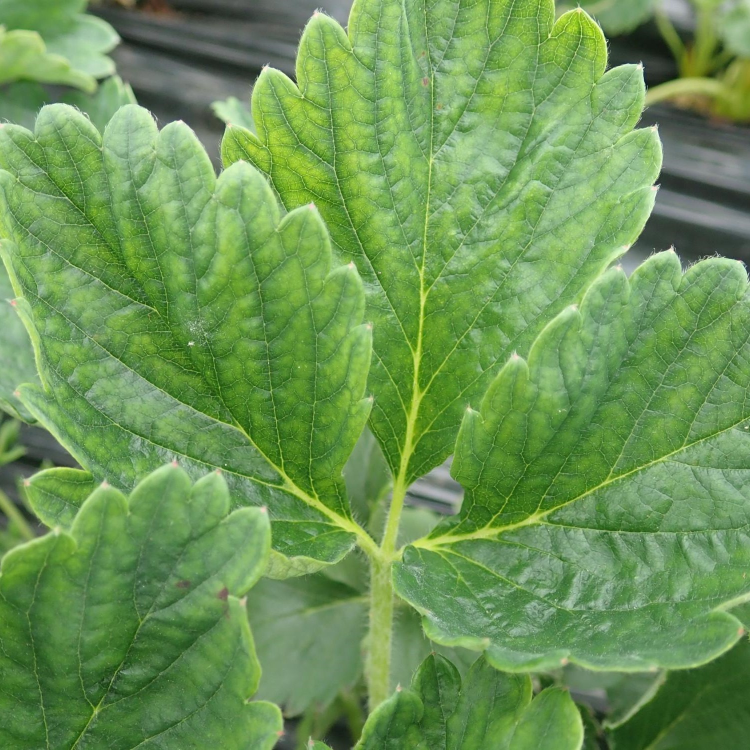
#> input picture test.JPG, 1500 x 1500 px (shown at 1/2 size)
$ python generate_roi_example.py
#> lines starting #> are read from the running program, lines starting #| are printed output that depends on the picture
### scripts/generate_assets/_common.py
"""Shared helpers for the documentation asset generators.

Every generator in this directory is deterministic: fixed ``z``, fixed
aperture, fixed seeds, no wall-clock or random state. Re-running them
reproduces byte-identical figures.

Paths are always resolved relative to the repository root, so the scripts work
from any working directory and contain no absolute paths.
"""

from pathlib import Path

import matplotlib

matplotlib.use("Agg")  # headless: never opens a window

import matplotlib.pyplot as plt  # noqa: E402
import numpy as np  # noqa: E402
from PIL import Image  # noqa: E402

REPO_ROOT = Path(__file__).resolve().parents[2]
ASSETS = REPO_ROOT / "docs" / "assets"
SAMPLE = REPO_ROOT / "test.JPG"

#: Figures are rendered at this resolution unless a script overrides it.
#: ~96 dpi keeps every figure around 1000-1200 px wide, which is more than
#: GitHub renders, while keeping the files small.
DPI = 96

#: Parameters shared across figures so the docs tell a consistent story.
SIZE = 512
Z_DEMO = 41.0
APERTURE_DEMO = 0.01

_STYLE = {
    "figure.facecolor": "white",
    "savefig.facecolor": "white",
    "axes.titlesize": 10,
    "axes.labelsize": 9,
    "font.size": 9,
    "figure.dpi": DPI,
    "savefig.dpi": DPI,
    "savefig.bbox": "tight",
    "savefig.pad_inches": 0.15,
}


def use_style():
    plt.rcParams.update(_STYLE)


def sample_image(size=SIZE):
    """Load the bundled sample as an RGB PIL image.

    Falls back to a deterministic synthetic texture if the sample is missing,
    so the generators never hard-fail on a fresh checkout.
    """
#> called with size = 512
    if SAMPLE.exists():
        return Image.open(SAMPLE).convert("RGB").resize((size, size))
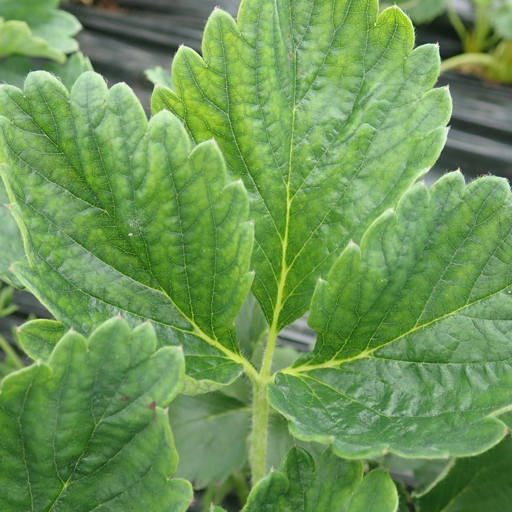
#> returned value: PIL image 512x512 RGB; mean R, G, B 107.9, 149.7, 85.1
    rng = np.random.default_rng(0)
    xs, ys = np.meshgrid(np.arange(size), np.arange(size), indexing="xy")
    base = (
        128
        + 60 * np.sin(xs / 23.0)
        + 40 * np.cos(ys / 17.0)
        + rng.normal(0, 12, (size, size))
    )
    stack = np.dstack([base, base * 0.85 + 20, base * 0.7 + 35])
    return Image.fromarray(np.clip(stack, 0, 255).astype(np.uint8), "RGB")


# [6 lines left out: function log_spectrum, not called in this run]


def show(ax, data, title=None, cmap=None, vmin=None, vmax=None):
    """Draw an image panel with no ticks."""
    handle = ax.imshow(data, cmap=cmap, vmin=vmin, vmax=vmax, interpolation="nearest")
    ax.set_xticks([])
    ax.set_yticks([])
    if title:
        ax.set_title(title)
    return handle


def save(fig, name):
    """Save into docs/assets, re-compress, and report the resulting size."""
    ASSETS.mkdir(parents=True, exist_ok=True)
    path = ASSETS / name
    fig.savefig(path)
    plt.close(fig)

    # matplotlib's PNG writer leaves a lot on the table; a re-save with
    # optimize=True typically removes 15-25% with no quality change.
    with Image.open(path) as rendered:
        rendered.load()
        rendered.save(path, format="PNG", optimize=True)

    size_kb = path.stat().st_size / 1024
    rel = path.relative_to(REPO_ROOT)
    with Image.open(path) as check:
        width, height = check.size
    print(f"  wrote {rel}  ({size_kb:.0f} KB, {width}x{height})")
    return path

### src/waveshift/roi.py
"""WS2.5: region-of-interest Waveshift.

Scope
-----
**This is a thesis extension, not part of either journal paper.** WS1 (IEEE
Access 2025) and WS2 (Electronics 2025) operate on the whole image. The ROI
mechanism here follows Appendix G of

    Gent Imeraj, *Machine Learning Across Light and Language: Toward Robust
    and Interpretable Fine-Grained Image Classification*, PhD thesis, 2025.

Cite it as the thesis extension, never as one of the two papers.

Resolution caveat
-----------------
The propagator coordinates are pixel indices, so the strength of a given
``(z, R)`` depends on the size of the array it is applied to. A 100x100 ROI
propagated at ``z=20`` is affected far less than a 512x512 image at the same
``z``. This is a genuine property of the method, not a bug. Two policies are
offered via ``scale_z``:

``"none"`` (default)
    Use ``z`` exactly as given. Honest and predictable; the ROI is simply
    propagated less than a full frame would be.
``"area"``
    Scale ``z`` by ``(full_diagonal / roi_diagonal) ** 2`` so the maximum
    phase excursion across the ROI matches what the full image would see.
    Convenient, but it means the ``z`` you asked for is not the ``z`` applied.

No detector is involved. Boxes come from the caller. An optional YOLO example
is sketched in ``examples/roi_usage.py`` and is never imported here, so
``ultralytics`` is not a dependency.
"""

import numpy as np

from .augmentation import WaveShift

__all__ = ["apply_to_regions", "ROIWaveShift"]

SCALE_POLICIES = ("none", "area")


def _as_array(image):
    try:
        from PIL import Image
    except ImportError:  # pragma: no cover
        Image = None
    if Image is not None and isinstance(image, Image.Image):
        return np.asarray(image), True
    return np.asarray(image), False


def _validate_box(box, height, width):
    try:
        left, top, right, bottom = (int(round(float(v))) for v in box)
    except (TypeError, ValueError):
        raise ValueError(
            f"each box must be (left, top, right, bottom), got {box!r}"
        ) from None

    left, top = max(0, left), max(0, top)
    right, bottom = min(width, right), min(height, bottom)
    if right - left < 2 or bottom - top < 2:
        raise ValueError(
            f"box {box!r} is empty or smaller than 2x2 after clipping to the "
            f"image bounds ({width}x{height})"
        )
    return left, top, right, bottom


def _scaled_z(z, box, shape, policy):
    if policy == "none":
        return z
    height, width = shape
    left, top, right, bottom = box
    full = float(height**2 + width**2)
    roi = float((bottom - top) ** 2 + (right - left) ** 2)
    if roi == 0:
        return z
    return z * (full / roi)


def _feather_mask(shape, width_px):
    """Smooth 0->1 ramp inset from the border, for seamless compositing."""
    height, width = shape
    if width_px <= 0:
        return np.ones(shape, dtype=float)

    def ramp(n):
        axis = np.ones(n, dtype=float)
        k = min(int(width_px), max(1, n // 2))
        edge = (np.arange(k) + 0.5) / k
        axis[:k] = edge
        axis[n - k:] = edge[::-1]
        return axis

    return np.outer(ramp(height), ramp(width))


def apply_to_regions(
    image,
    boxes,
    version="ws2",
    z=None,
    aperture=None,
    masks=None,
    feather=0,
    scale_z="none",
    compatibility="modern",
    seed=None,
):
    """Apply Waveshift inside each box and composite back into the image.

    Parameters
    ----------
    image : PIL.Image or numpy.ndarray
        Source image. The output has the same type, shape and dtype.
    boxes : sequence of (left, top, right, bottom)
        Pixel coordinates, right/bottom exclusive. Boxes are clipped to the
        image bounds; a box smaller than 2x2 after clipping raises.
    version : {"ws1", "ws2"}
    z, aperture : float, optional
        Passed to :class:`~waveshift.WaveShift`. Give fixed values for
        deterministic output.
    masks : sequence of 2-D arrays, optional
        Per-box soft masks in ``[0, 1]``, shaped like the box. Where a mask is
        0 the original pixels survive untouched.
    feather : int
        Width in pixels of a cosine-free linear ramp applied at box borders to
        avoid hard seams. Combined multiplicatively with ``masks``.
    scale_z : {"none", "area"}
        Resolution policy; see the module docstring.
    compatibility : {"modern", "legacy"}
        ``legacy`` is accepted but rarely sensible here: it only reproduces
        published behavior for square RGB regions.
    seed : int, optional

    Returns
    -------
    Same type as ``image``, with regions replaced.

    Notes
    -----
    Regions are processed in order; overlapping boxes composite cumulatively,
    so a later box sees the result of an earlier one.
    """
#> called with version = 'ws2', z = 41, aperture = 0.05, feather = 12, scale_z = 'area', compatibility = 'modern'
    if scale_z not in SCALE_POLICIES:
        raise ValueError(
            f"scale_z must be one of {SCALE_POLICIES}, got {scale_z!r}"
        )

    array, was_pil = _as_array(image)
#> was_pil = True
    if array.ndim not in (2, 3):
        raise ValueError(f"unsupported image shape {array.shape}")
    height, width = array.shape[:2]
    dtype = array.dtype

    boxes = list(boxes)
    if masks is not None:
        masks = list(masks)
        if len(masks) != len(boxes):
            raise ValueError(
                f"got {len(masks)} masks for {len(boxes)} boxes; they must match"
            )

    working = array.astype(float, copy=True)

    for index, raw_box in enumerate(boxes):
        box = _validate_box(raw_box, height, width)
        left, top, right, bottom = box

        region = working[top:bottom, left:right]
        region_z = _scaled_z(z, box, (height, width), scale_z) if z is not None else None

        transform = WaveShift(
            version=version,
            z=region_z,
            aperture=aperture,
            seed=seed,
            compatibility=compatibility,
            output="numpy",
        )
        # Propagate in float. Feeding uint8 here would quantize the region
        # once inside the transform and again after compositing, which shows
        # up as banding at feathered borders.
        propagated = np.asarray(transform(region), dtype=float)

        blend = _feather_mask(region.shape[:2], feather)
        if masks is not None:
            mask = np.asarray(masks[index], dtype=float)
            if mask.shape != region.shape[:2]:
                raise ValueError(
                    f"mask {index} has shape {mask.shape}, expected "
                    f"{region.shape[:2]} to match its box"
                )
            blend = blend * np.clip(mask, 0.0, 1.0)

        if region.ndim == 3:
            blend = blend[..., None]

        working[top:bottom, left:right] = region * (1 - blend) + propagated * blend
#> this loop made 2 passes
#> pass 1, in apply_to_regions, `region = working[top:bottom, left:right]`:
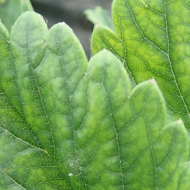
#> region: shape (190, 190, 3) float64; mean R, G, B 117.3, 163.4, 85
#> pass 1, in rebuild, `stacked = np.dstack(processed).astype(dtype)`:
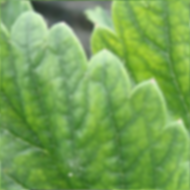
#> stacked: shape (190, 190, 3) float64; mean of channels 0, 1, 2 117.4, 163.4, 85; drawn as R, G, B
#> pass 2, in apply_to_regions, `region = working[top:bottom, left:right]`:
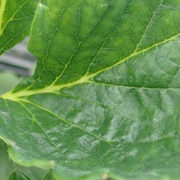
#> region: shape (180, 180, 3) float64; mean R, G, B 100, 145.9, 81
#> pass 2, in rebuild (call 2), `stacked = np.dstack(processed).astype(dtype)`:
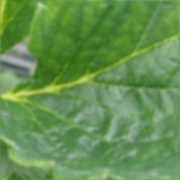
#> stacked: shape (180, 180, 3) float64; mean of channels 0, 1, 2 100.1, 145.9, 81; drawn as R, G, B
#> (the rest of the program and of its run is left out)
